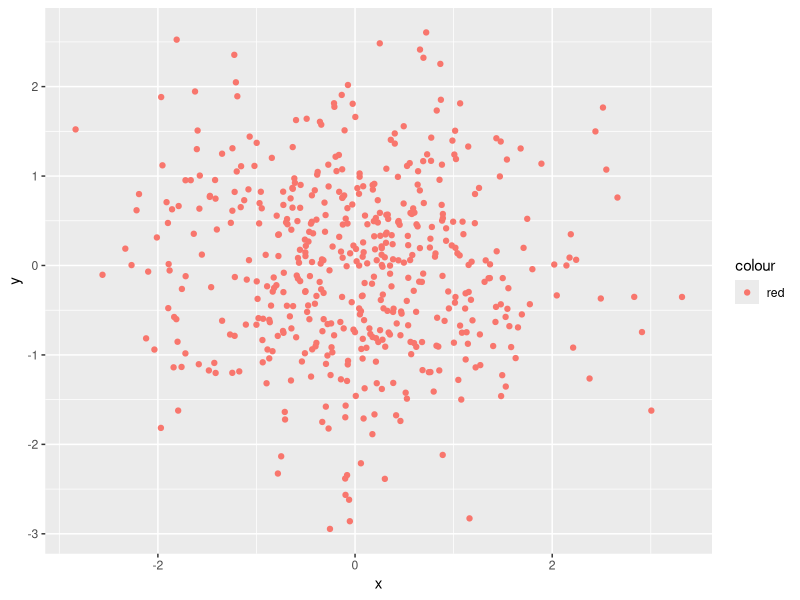
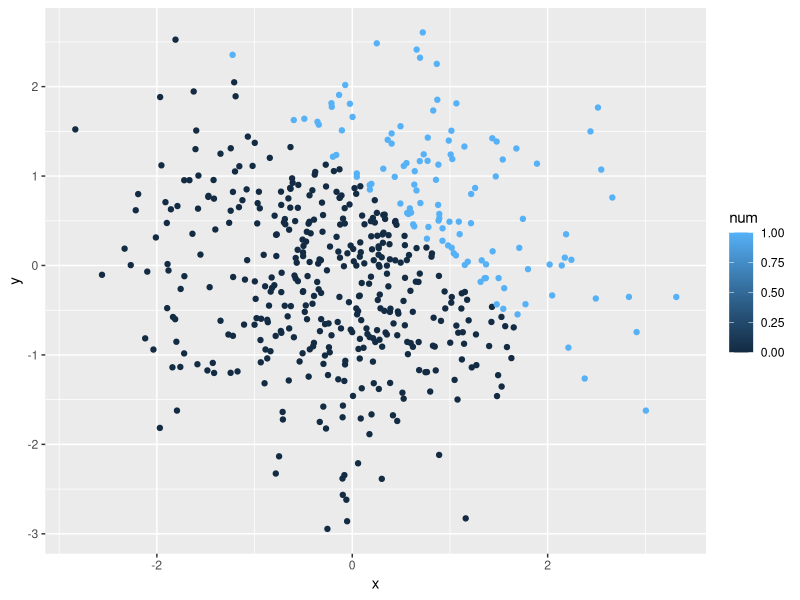
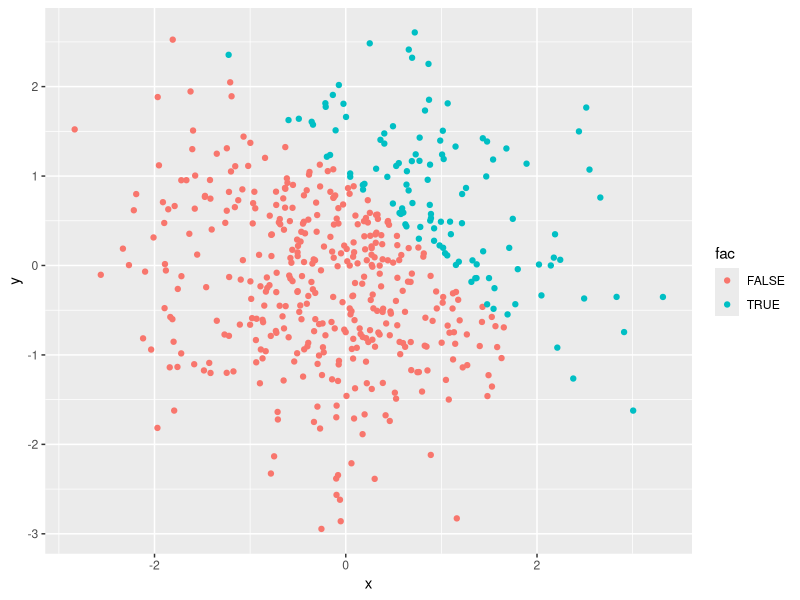
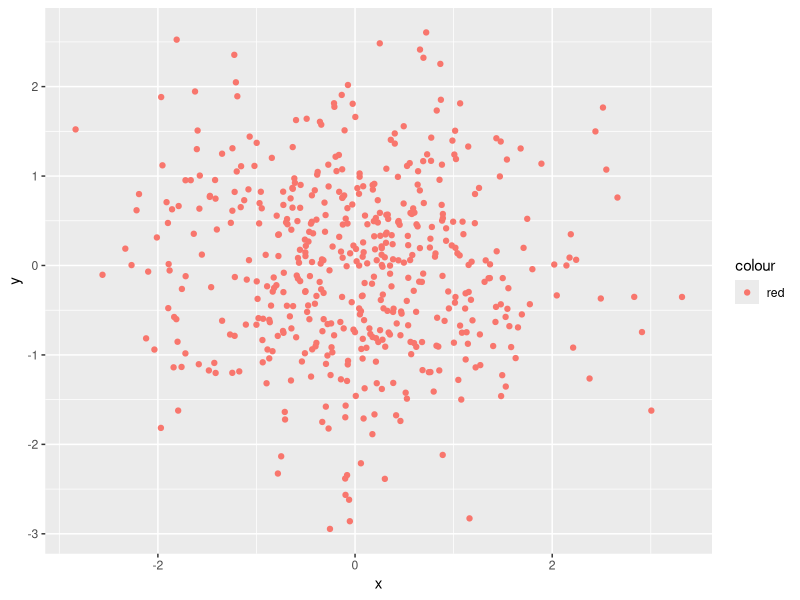

Write the R code that produced these figures, in order.
## ---- chunk 1
library(tidyverse)

ran_sample = rnorm(8)
vec_logic = ifelse(ran_sample > 0, TRUE, FALSE)
vec_char = c("A", "B", "C", "D", "E", "F", "G", "H")
vec_factor = factor(c("low", "low", "medium", "medium", "high", "high", "low", "high"))

question_1_df = tibble(
  ran_sample,
  vec_logic,
  vec_char,
  vec_factor
)

mean(ran_sample)
mean(vec_logic)
mean(vec_char)
mean(vec_factor)
## ---- chunk 2
as.numeric(vec_logic)
as.numeric(vec_char)
as.numeric(vec_factor)
## ---- chunk 3
A = as.numeric(vec_logic) * ran_sample
B = as.factor(vec_logic) * ran_sample
C = as.numeric(as.factor(vec_logic)) * ran_sample
## ---- chunk 4
x = rnorm(500)
y = rnorm(500)
vec_logic_1 = ifelse((x + y) > 1, TRUE, FALSE)
num = as.numeric(vec_logic_1)
fac = as.factor(vec_logic_1)

question_2_df = tibble(
  x,
  y,
  vec_logic_1,
  num,
  fac
)
## ---- chunk 5
ggplot(question_2_df, aes(x = x, y = y, color = "red")) + geom_point()

ggsave("myplot.pdf")

ggplot(question_2_df, aes(x = x, y = y, color = num)) + geom_point()
       
ggplot(question_2_df, aes(x = x, y = y, color = fac)) + geom_point()

